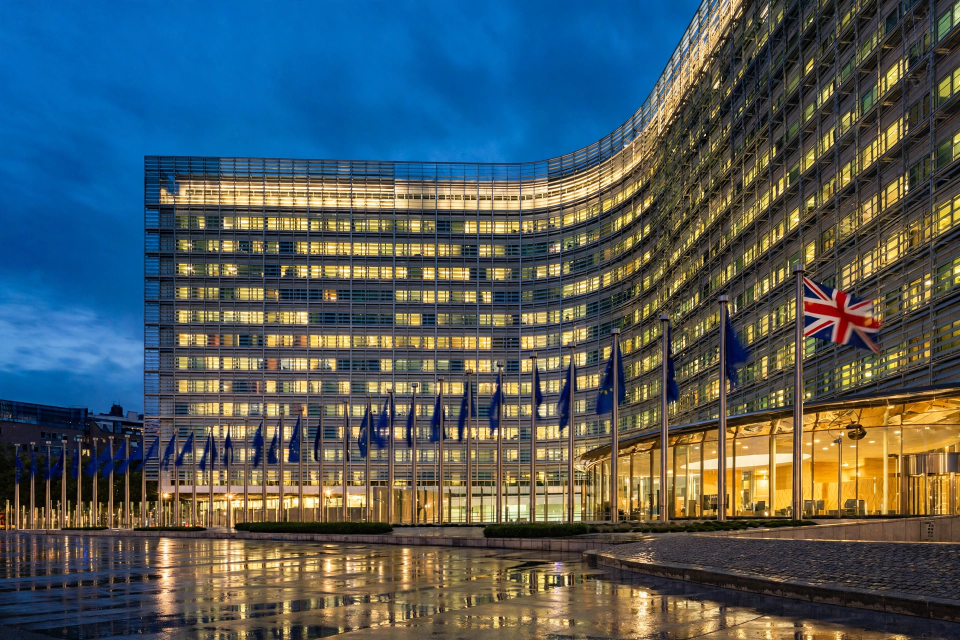
#> input picture assets/media-generation-brussels-eu-quarter-dusk-0-a7c1f0f3-d0bf-4297-ab9c-4ca258caa997.webp, 1920 x 1280 px (shown at 1/2 size)
$ python build_entry.py
#> lines starting #> are read from the running program, lines starting #| are printed output that depends on the picture
#!/usr/bin/env python3
"""Draw the front page for "The Brexit Reset".

Reads the Brussels hero photograph from assets/, lays out a broadsheet
front page for Friday 20 November 2026 on a 1024x1024 canvas, and writes
entry.png next to this script.

The build is fully deterministic: no randomness, no network, no clock and
no timestamps anywhere in the image, so two runs produce identical bytes.
Only Pillow is needed; fonts come from the system Liberation family.
"""

from __future__ import annotations

import hashlib
from pathlib import Path

from PIL import Image, ImageDraw, ImageFont

HERE = Path(__file__).resolve().parent
HERO_PATH = HERE / "assets" / (
    "media-generation-brussels-eu-quarter-dusk-0-a7c1f0f3-d0bf-4297-ab9c-"
    "4ca258caa997.webp"
)
OUTPUT_PATH = HERE / "entry.png"

CANVAS_W = 1024
CANVAS_H = 1024
MAX_BYTES = 1_048_576  # competition limit: the image must fit in 1 MiB

PAPER = (251, 250, 246)
INK = (20, 20, 20)
MUTED = (92, 88, 82)
MASTHEAD_BG = (16, 19, 24)
GOLD = (232, 164, 32)
RULE = (196, 190, 178)
WHITE = (255, 255, 255)

FONT_DIR = Path("/usr/share/fonts/truetype/liberation")
SERIF_BOLD = FONT_DIR / "LiberationSerif-Bold.ttf"
SERIF_ITALIC = FONT_DIR / "LiberationSerif-Italic.ttf"
SANS = FONT_DIR / "LiberationSans-Regular.ttf"
SANS_BOLD = FONT_DIR / "LiberationSans-Bold.ttf"

MARGIN = 48
CONTENT_W = CANVAS_W - 2 * MARGIN


def load_font(path: Path, size: int) -> ImageFont.FreeTypeFont:
    """Load a TrueType font, falling back to Pillow's built-in bitmap font."""
    try:
        return ImageFont.truetype(str(path), size)
    except OSError:
        return ImageFont.load_default()


def wrap_text(text: str, font: ImageFont.FreeTypeFont, max_width: int) -> list[str]:
    """Greedy word wrap: pack as many words per line as fit in max_width."""
    lines: list[str] = []
    current = ""
    for word in text.split():
        trial = f"{current} {word}".strip()
        if font.getlength(trial) <= max_width:
            current = trial
        else:
            if current:
                lines.append(current)
            current = word
    if current:
        lines.append(current)
    return lines


def cover_crop(photo: Image.Image, width: int, height: int, y_bias: float) -> Image.Image:
    """Scale the photo to cover width x height, then crop with a vertical bias.

    y_bias 0 keeps the top of the photo, 1 keeps the bottom; 0.35 keeps the
    Berlaymont facade and the flag row in frame.
    """
    scale = max(width / photo.width, height / photo.height)
    grown = photo.resize(
        (round(photo.width * scale), round(photo.height * scale)), Image.LANCZOS
    )
    left = (grown.width - width) // 2
    top = int((grown.height - height) * y_bias)
    top = max(0, min(top, grown.height - height))
    return grown.crop((left, top, left + width, top + height))


def shade_bottom(canvas: Image.Image, top: int, bottom: int, peak_alpha: int) -> None:
    """Paint a black gradient over rows top..bottom so white type stays legible."""
    veil = Image.new("RGBA", (canvas.width, bottom - top), (0, 0, 0, 0))
    painter = ImageDraw.Draw(veil)
    span = max(1, bottom - top)
    for row in range(bottom - top):
        strength = int(peak_alpha * (row / span) ** 1.6)
        painter.line([(0, row), (canvas.width, row)], fill=(0, 0, 0, strength))
    canvas.alpha_composite(veil, (0, top))


# The six stories under the lead, in reading order: left column first.
STORIES = [
    {
        "tag": "UKRAINE",
        "colour": (178, 38, 30),
        "headline": "Missiles hit Kyiv bridges",
        "body": "Russian ballistic missiles hit three Dnipro bridges "
        "overnight; three killed, 15 hurt.",
    },
    {
        "tag": "MARKETS",
        "colour": (178, 106, 0),
        "headline": "Taiwan stocks crash 6.2%",
        "body": "Taiex sheds 2,393.60 to 36,033.29 in its worst week "
        "since 1991; TSMC below NT$2,000.",
    },
    {
        "tag": "EUROPE",
        "colour": (29, 78, 216),
        "headline": "Europe eyes Russia talks",
        "body": "Merz says new Ukraine talks including Europe are near; "
        "Putin invites EU leaders to Moscow.",
    },
    {
        "tag": "WORLD",
        "colour": (109, 40, 168),
        "headline": "US sanctions crime gangs",
        "body": "Washington blacklists Australia's Comancheros and "
        "Italy's \u2019Ndrangheta.",
    },
    {
        "tag": "TECH",
        "colour": (15, 118, 110),
        "headline": "Anthropic IPO closes today",
        "body": "Record $81.3bn listing closes after a debut that briefly "
        "valued the AI firm at $2tn.",
    },
    {
        "tag": "CULTURE",
        "colour": (14, 116, 144),
        "headline": "Fiona the hippo dies",
        "body": "Cincinnati Zoo's beloved hippo dies days after "
        "swallowing a visitor's hat.",
    },
]

LEAD_KICKER = "THE BREXIT RESET \u00b7 UK\u2013EU SUMMIT, BRUSSELS"
LEAD_LINES = ["UK AND EU SEAL", "BREXIT RESET DEAL"]
LEAD_DECK = (
    "Youth mobility for 100,000 a year each way; food checks end and "
    "carbon markets relink as Burnham and von der Leyen sign."
)
ALSO_TODAY = (
    "ALSO TODAY:  Harris meets Macron \u00b7 Genoa airport halts flights "
    "after drone \u00b7 Florida's 20th execution this year"
)


def draw_masthead(draw: ImageDraw.ImageDraw) -> None:
    draw.rectangle([0, 0, CANVAS_W, 76], fill=MASTHEAD_BG)
    date_font = load_font(SANS_BOLD, 40)
    date = "FRIDAY, 20 NOVEMBER 2026"
    draw.text(
        ((CANVAS_W - date_font.getlength(date)) / 2, 16),
        date,
        font=date_font,
        fill=WHITE,
    )
    draw.rectangle([0, 76, CANVAS_W, 80], fill=GOLD)


def draw_hero(page: Image.Image, draw: ImageDraw.ImageDraw) -> None:
    hero_top, hero_bottom = 80, 516
    photo = Image.open(HERO_PATH).convert("RGB")
    page.paste(cover_crop(photo, CANVAS_W, hero_bottom - hero_top, 0.35), (0, hero_top))
    shade_bottom(page, hero_bottom - 190, hero_bottom, 215)

    kicker_font = load_font(SANS_BOLD, 24)
    draw.text(
        (MARGIN, 350), LEAD_KICKER, font=kicker_font, fill=GOLD
    )
    headline_font = load_font(SERIF_BOLD, 62)
    y = 380
    for line in LEAD_LINES:
        draw.text((MARGIN, y), line, font=headline_font, fill=WHITE)
        y += 64


def draw_lead_deck(draw: ImageDraw.ImageDraw) -> None:
    deck_font = load_font(SERIF_ITALIC, 24)
    y = 530
    for line in wrap_text(LEAD_DECK, deck_font, CONTENT_W):
        draw.text((MARGIN, y), line, font=deck_font, fill=INK)
        y += 30
    draw.line([(MARGIN, 600), (CANVAS_W - MARGIN, 600)], fill=RULE, width=2)


def draw_story_grid(draw: ImageDraw.ImageDraw) -> None:
    col_w = (CONTENT_W - 36) // 2
    row_tops = [616, 732, 848]
    for index, story in enumerate(STORIES):
        col = index % 2
        row = index // 2
        x = MARGIN + col * (col_w + 36)
        y = row_tops[row]

        tag_font = load_font(SANS_BOLD, 18)
        draw.text((x, y), story["tag"], font=tag_font, fill=story["colour"])

        head_font = load_font(SERIF_BOLD, 27)
        draw.text((x, y + 26), story["headline"], font=head_font, fill=INK)

        body_font = load_font(SANS, 20)
        line_y = y + 62
        for line in wrap_text(story["body"], body_font, col_w):
            draw.text((x, line_y), line, font=body_font, fill=MUTED)
            line_y += 25


def draw_also_today(draw: ImageDraw.ImageDraw) -> None:
    draw.line([(MARGIN, 958), (CANVAS_W - MARGIN, 958)], fill=RULE, width=2)
    strip_font = load_font(SANS, 19)
    y = 970
    for line in wrap_text(ALSO_TODAY, strip_font, CONTENT_W):
        draw.text((MARGIN, y), line, font=strip_font, fill=INK)
        y += 24


def build() -> Path:
    # RGBA while drawing so the hero shading can composite; the saved
    # file is plain RGB.
    page = Image.new("RGBA", (CANVAS_W, CANVAS_H), PAPER + (255,))
    draw = ImageDraw.Draw(page)
    draw_masthead(draw)
    draw_hero(page, draw)
    draw_lead_deck(draw)
    draw_story_grid(draw)
    draw_also_today(draw)
    page.convert("RGB").save(OUTPUT_PATH, format="PNG")
    return OUTPUT_PATH


def main() -> None:
    target = build()
#> in build, `page = Image.new("RGBA", (CANVAS_W, CANVAS_H), PAPER + (255,))`:
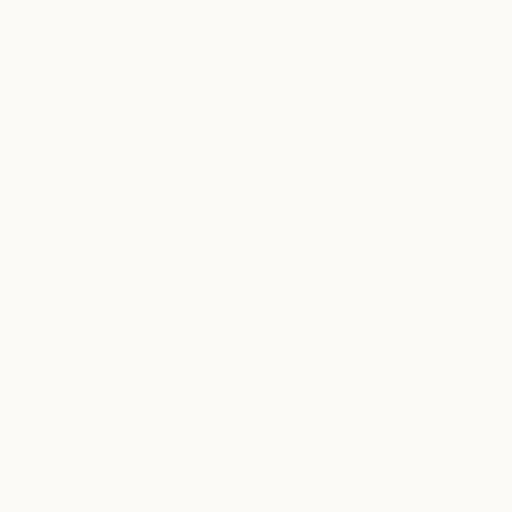
#> page: PIL image 1024x1024 RGBA (shown at 1/2 size); mean R, G, B, A 251, 250, 246, 255
#> in draw_hero, photo is the input picture: PIL image 1920x1280 RGB; mean R, G, B 77.4, 90.5, 93.4
#> in cover_crop, `grown = photo.resize( (round(photo.width * scale), round(photo.height ..`:
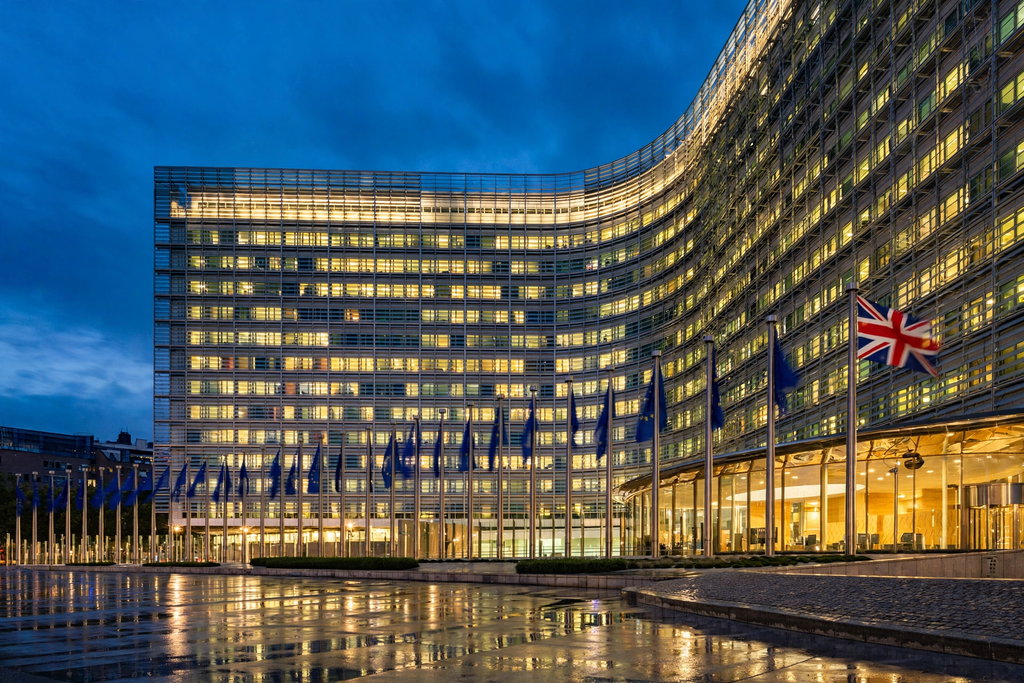
#> grown: PIL image 1024x683 RGB; mean R, G, B 77.4, 90.5, 93.4
#> in cover_crop, `return grown.crop((left, top, left + width, top + height))`:
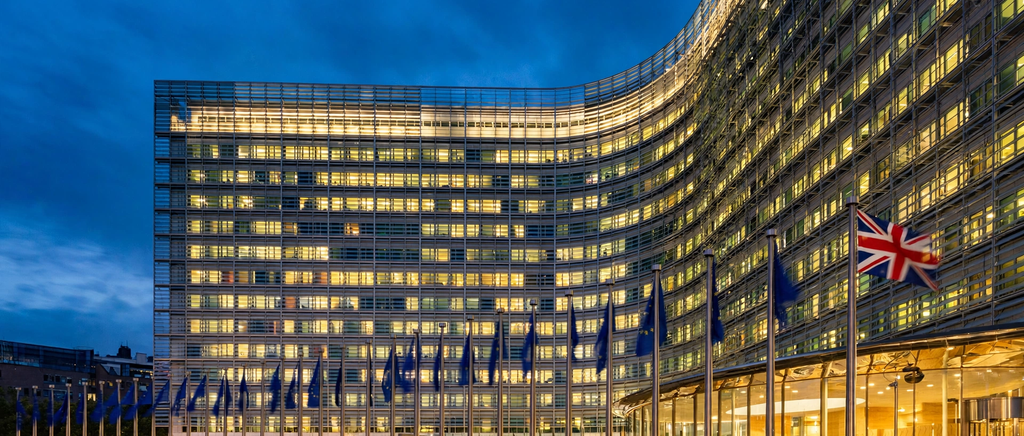
#> returned value: PIL image 1024x436 RGB; mean R, G, B 79.7, 92.8, 94.7
#> in shade_bottom, `veil = Image.new("RGBA", (canvas.width, bottom - top), (0, 0, 0, 0))`: veil: PIL image 1024x190 RGBA; every value is 0
#> in shade_bottom, `canvas.alpha_composite(veil, (0, top))`:
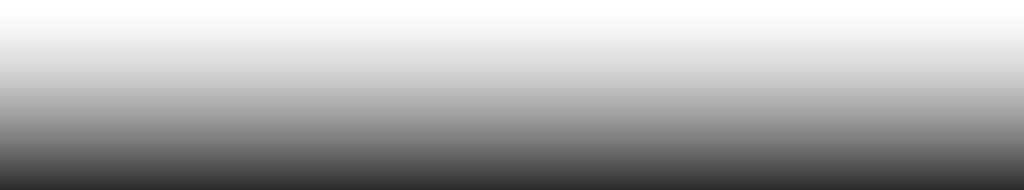
#> veil: PIL image 1024x190 RGBA; mean R, G, B, A 0, 0, 0, 81.6; transparent parts drawn white
#> in shade_bottom, `canvas.alpha_composite(veil, (0, top))`:
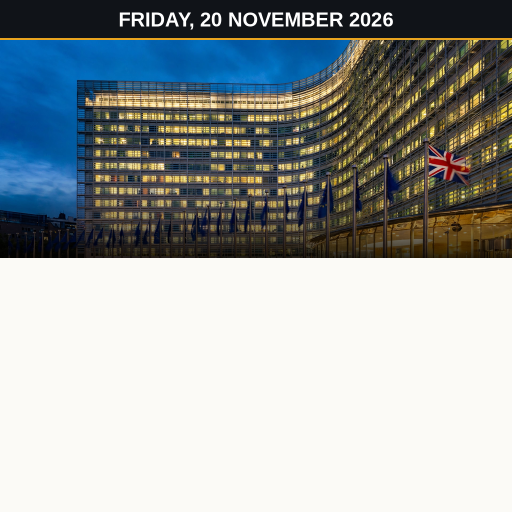
#> canvas: PIL image 1024x1024 RGBA (shown at 1/2 size); mean R, G, B, A 155.2, 161.2, 161.4, 255
#> in build, `draw_hero(page, draw)`:
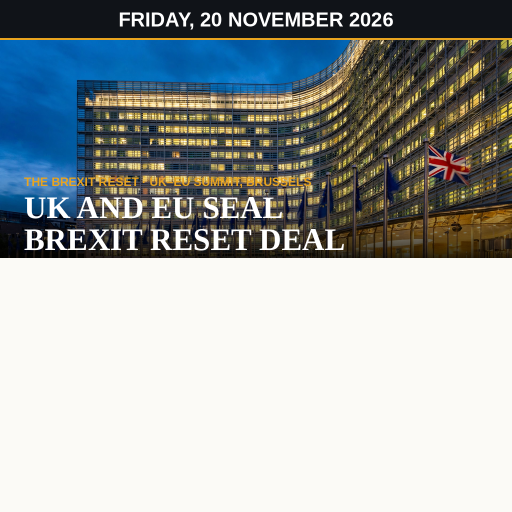
#> page: PIL image 1024x1024 RGBA (shown at 1/2 size); mean R, G, B, A 159.2, 164.9, 164.6, 255
#> in build, `page.convert("RGB").save(OUTPUT_PATH, format="PNG")`:
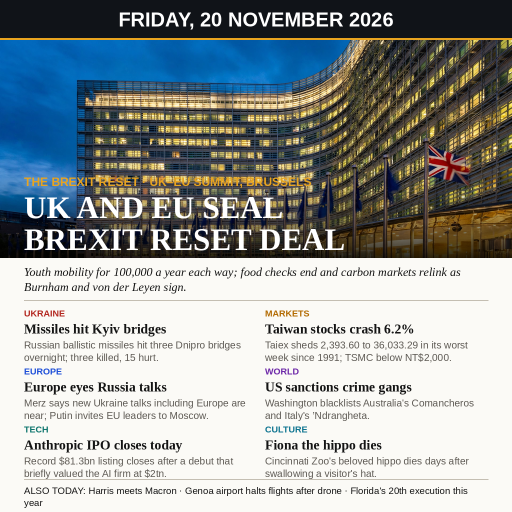
#> saved as entry.png: PIL image 1024x1024 RGB (shown at 1/2 size); mean R, G, B 151.8, 157.4, 157.2
    raw = target.read_bytes()
    if len(raw) > MAX_BYTES:
        raise SystemExit(
            f"entry too big: {len(raw)} bytes exceeds the {MAX_BYTES} byte limit"
        )
    print(f"wrote {target} ({len(raw)} bytes)")
    print(f"sha256 {hashlib.sha256(raw).hexdigest()}")
    with Image.open(target) as check:
        print(f"size {check.size[0]}x{check.size[1]} mode {check.mode}")
#| size 1024x1024 mode RGB


if __name__ == "__main__":
    main()
